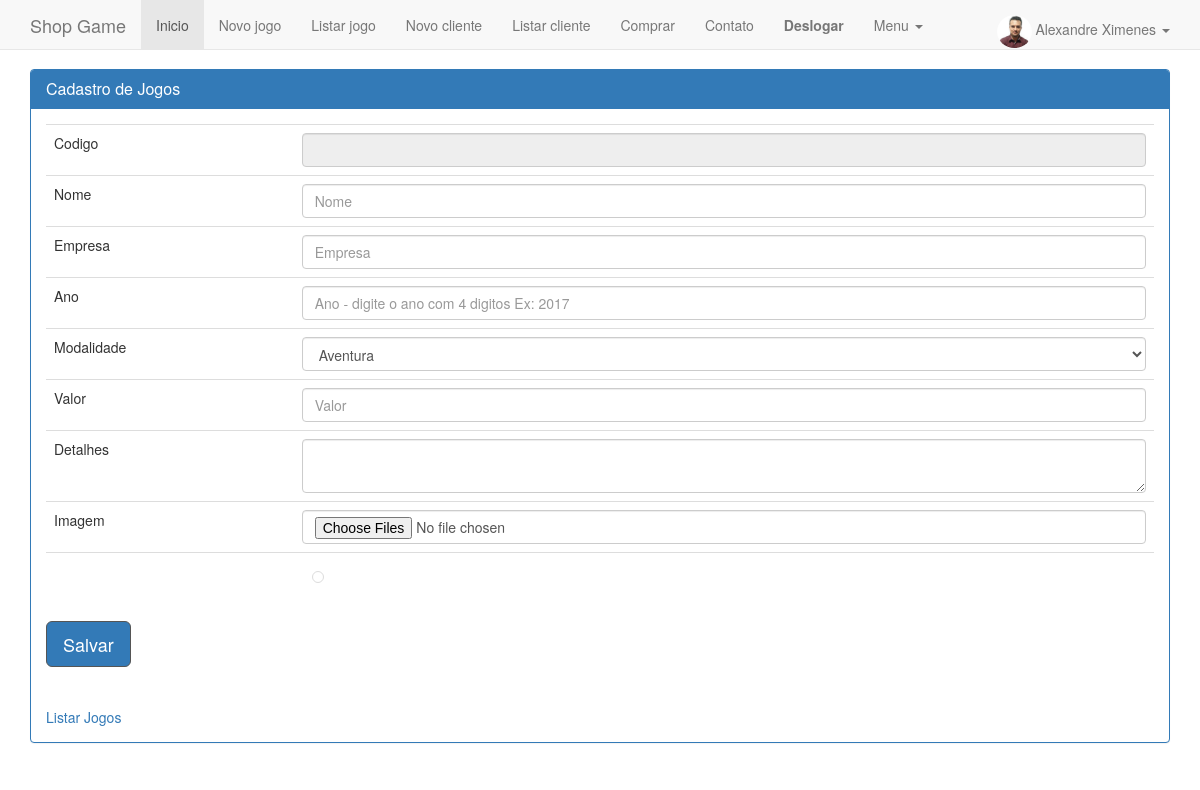
Screenshot of /cadastrarJogo.php (signed in) with the database file from the repository.
### tables this page shows
CREATE TABLE `cliente` (
  `codigo` int(11) NOT NULL AUTO_INCREMENT,
  `nome` varchar(300) DEFAULT NULL,
  `nascimento` date DEFAULT NULL,
  `endereco` varchar(200) DEFAULT NULL,
  `numero` int(11) DEFAULT NULL,
  `cep` varchar(10) DEFAULT NULL,
  `cidade` varchar(100) DEFAULT NULL,
  `estado` char(2) DEFAULT NULL,
  `login` varchar(100) DEFAULT NULL,
  `senha` varchar(10) DEFAULT NULL,
  `imagem` varchar(100) DEFAULT 'img/nao-disponivel.jpg',
  PRIMARY KEY (`codigo`),
  KEY `nome` (`nome`)
);

### usuario.php (called while the page is built, shortened)
<?php include 'conecta.php';
function buscaUsuario2($conexao, $codigo){
	$cod = addslashes($codigo);
	$query = "select codigo, nome, login, imagem from cliente where codigo = {$cod}";
	$resultado = mysqli_query($conexao, $query);
	return mysqli_fetch_assoc($resultado);
}
function usuarioEstaLogado() {
	return isset ( $_SESSION ['usuario'] );
}
?>

### cabecalho.php (the view, shortened to what this page needs)
<!DOCTYPE html>
<html lang="en"><head><meta http-equiv="Content-Type" content="text/html; charset=UTF-8">
  <link href="css/estilo.css" rel="stylesheet">
    <link href="css/bootstrap.min.css" rel="stylesheet">
    <link href="css/ie10-viewport-bug-workaround.css" rel="stylesheet">
    <link href="css/navbar-static-top.css" rel="stylesheet">
  </head>
  <body>
    <nav class="navbar navbar-default navbar-static-top" style="height: 10px;">
      <div class="container">
        <div class="navbar-header">
          <a class="navbar-brand">Shop Game</a>
        </div>
        <div id="navbar" class="navbar-collapse collapse">
          <ul class="nav navbar-nav">
            <li class="active"><a href="index.php">Inicio</a></li>
            <li><a href="cadastrarJogo.php">Novo jogo</a></li>
              <li><a href="listaJogo.php">Listar jogo</a></li>
            <li><a href="cadastroCliente.php">Novo cliente</a></li>
            <li><a href="listaCliente.php">Listar cliente</a></li>
                  <li><a href="telaCarrinho.php">Comprar</a></li>
                   <li><a href="formulario-enviaemail.php">Contato</a></li>
                    <?php
                    require_once 'usuario.php';
                    if(usuarioEstaLogado()):?>
                    	  <li><a href="login.php?logout="<?=$_SESSION['usuario']['nome']?>"><strong>Deslogar</strong></a></li>
                    <?php else: ?>
                    <li><a href="login.php">Login</a></li>
                    <?php endif; ?>
            <li class="dropdown">
              <a href="#" class="dropdown-toggle" data-toggle="dropdown" role="button" aria-haspopup="true" aria-expanded="false">Menu <span class="caret"></span></a>
            </li>
          </ul>
          <ul class="nav navbar-nav navbar-right">
           <li class="dropdown" >
           	<a href="#" style="height: 50px;class="dropdown-toggle" data-toggle="dropdown" role="button" aria-haspopup="true" aria-expanded="false">
			<?php
                    	if(usuarioEstaLogado()):
                    		$usuario =  buscaUsuario2($conexao, $_SESSION['usuario']['codigo']);?>
                    		<img style="width: 35px; padding:0; margin:0; border-radius: 50%" src="<?=$usuario['imagem'] ?>">
                    	<?php 	echo $usuario['nome']; ?>
			 <span class="caret"></span></a>
	                    	<?php endif; ?>
	              </li>
              </ul>
        </div>
      </div>
    </nav>

### css/navbar-static-top.css (style rules this page uses)
body { min-height: 2000px; }
.navbar-static-top { margin-bottom: 19px; }

### rows the page displays
cliente: imagem (picture), nome "Alexandre Ximenes"
